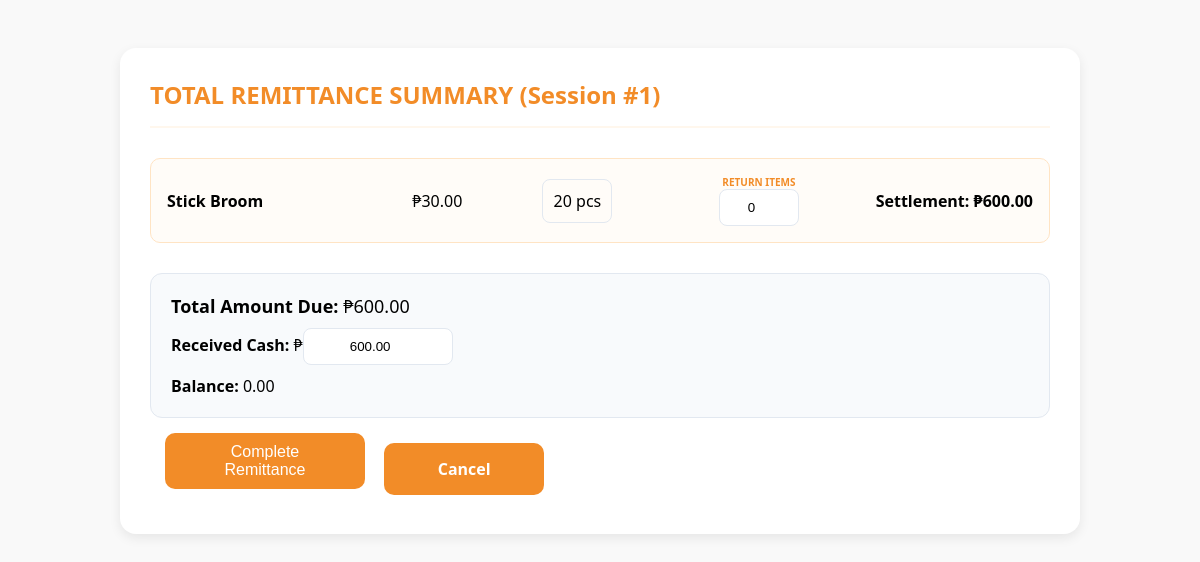
The app's page /function/afternoon_remit.php?id=1, older data.
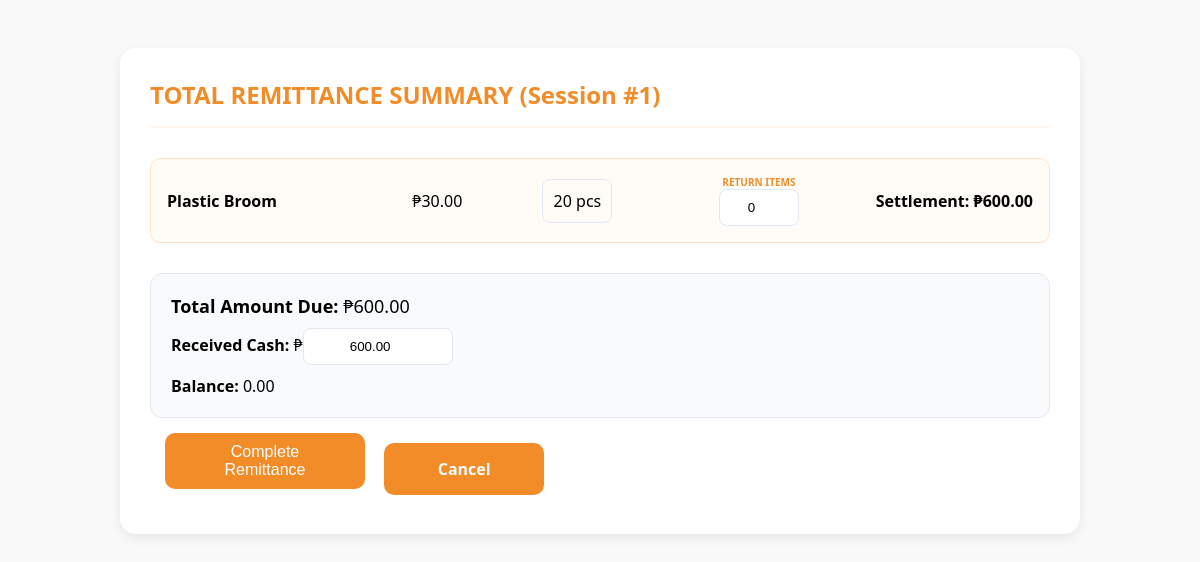
The same page, newer data.
### tables this page shows
CREATE TABLE `dispatch_items` (
  `id` int(11) NOT NULL,
  `session_id` int(11) NOT NULL,
  `product_id` int(11) NOT NULL,
  `qty_taken` int(11) NOT NULL,
  `qty_sold` int(11) DEFAULT 0,
  `price_at_time` decimal(10,2) DEFAULT NULL,
  `qty_returned` int(11) DEFAULT 0
);

CREATE TABLE `products` (
  `id` int(11) NOT NULL,
  `category` varchar(100) NOT NULL,
  `product_name` varchar(255) NOT NULL,
  `variation` varchar(100) DEFAULT 'Standard',
  `description` text DEFAULT NULL,
  `wholesale_price` decimal(10,2) NOT NULL DEFAULT 0.00,
  `retail_price` decimal(10,2) NOT NULL DEFAULT 0.00,
  `quantity` int(11) NOT NULL DEFAULT 0,
  `max_quantity` int(11) NOT NULL DEFAULT 100,
  `image_path` varchar(255) DEFAULT 'default-product.png',
  `created_at` timestamp NOT NULL DEFAULT current_timestamp()
);

### function/afternoon_remit.php (the view, shortened to what this page needs)
<?php
require_once "../auth/conn.php";
$sid = isset($_GET['id']) ? (int)$_GET['id'] : 0;
$items = [];
if ($sid > 0) {
    $stmt = $pdo->prepare("SELECT di.id AS item_id, di.product_id AS p_id,
        COALESCE(di.price_at_time, p.wholesale_price) AS price_at_time,
        p.product_name, di.qty_taken
        FROM dispatch_items di
        JOIN products p ON di.product_id = p.id
        WHERE di.session_id = ?");
    $stmt->execute([$sid]);
    $items = $stmt->fetchAll(PDO::FETCH_ASSOC);
}
?>
<!DOCTYPE html>
<html lang="en">
<head>
</head>
<body>
<div class="container">
    <div class="header">TOTAL REMITTANCE SUMMARY (Session #<?= $sid ?>)</div>
    <form method="POST">
        <?php foreach ($items as $item):
            $subtotal = $item['price_at_time'] * $item['qty_taken'];
        ?>
            <div class="product-row" data-price="<?= $item['price_at_time'] ?>" data-taken="<?= $item['qty_taken'] ?>">
                <div style="min-width: 200px; font-weight:600;"><?= htmlspecialchars($item['product_name']) ?></div>
                <div style="width: 80px;">₱<?= number_format($item['price_at_time'], 2) ?></div>
                <div class="input-style" style="width: 70px;"><?= $item['qty_taken'] ?> pcs</div>
                <div style="text-align: center;">
                    <label style="font-size: 10px; display: block; color: #f28c28; font-weight: bold;">RETURN ITEMS</label>
                    <input type="number" name="returns[<?= $item['item_id'] ?>]" required class="input-style return-qty" style="width: 80px;" value="0" min="0" max="<?= $item['qty_taken'] ?>">
                </div>
                <div style="margin-left: auto; font-weight: bold;">Settlement: ₱<span class="row-settlement"><?= number_format($subtotal, 2) ?></span></div>
            </div>
        <?php endforeach; ?>
        <div class="total-section">
            <div style="font-size: 18px; margin-bottom: 10px;">
                <strong>Total Amount Due:</strong> <span class="highlight">₱<span id="grand_total">0.00</span></span>
            </div>
            <div style="margin-bottom: 10px;">
                <strong>Received Cash:</strong> ₱<input type="number" name="received_amount" id="received_amt" class="input-style" step="0.01" style="width: 150px;" required>
            </div>
            <div><strong>Balance:</strong> <span id="balance_display">0.00</span></div>
        </div>
        <button type="submit" name="save_settlement" class="btn-submit">Complete Remittance</button>
        <a href="javascript:history.back()" class="cancel">Cancel</a>
    </form>
</div>
</body>
</html>

### function/afternoon_remit.php (style rules this page uses)
body { font-family: 'Segoe UI', sans-serif; background-color: #f9f9f9; padding: 20px; }
.container { background: #ffffff; padding: 30px; border-radius: 16px; max-width: 900px; margin: 20px auto; box-shadow: 0 4px 12px rgba(0,0,0,0.08); }
.header { color: #f28c28; font-weight: 800; font-size: 24px; margin-bottom: 30px; padding-bottom: 15px; border-bottom: 2px solid #fff7ed; }
.product-row { display: grid; grid-template-columns: 2fr 1fr 1fr 1.5fr 1.5fr; align-items: center; gap: 15px; padding: 16px; background: #fffcf8; border-radius: 10px; border: 1px solid #ffe4c4; margin-bottom: 12px; }
.input-style { border: 1px solid #e2e8f0; padding: 10px; border-radius: 8px; width: 100%; box-sizing: border-box; text-align: center; }
.total-section { margin-top: 30px; padding: 20px; background: #f8fafc; border-radius: 12px; border: 1px solid #e2e8f0; }
.btn-submit { margin:15px; background: #f28c28; color: white; border: none; padding: 10px 30px; border-radius: 10px; cursor: pointer; font-size: 16px; font-weight: 500; width: 200px; transition: 0.2s; }
.cancel { background-color: #f28c28; color: white; border: none; padding: 15px 30px; border-radius: 10px; cursor: pointer; font-size: 16px; font-weight: 700; width: 100px; text-align: center; display: inline-block; transition: 0.2s; margin-left: 20px; margin: 0; text-decoration: none; }

Row changes from the older to the newer data that the page shows:
changed through a linked row, dispatch_items: product.product_name "Stick Broom" → "Plastic Broom"
